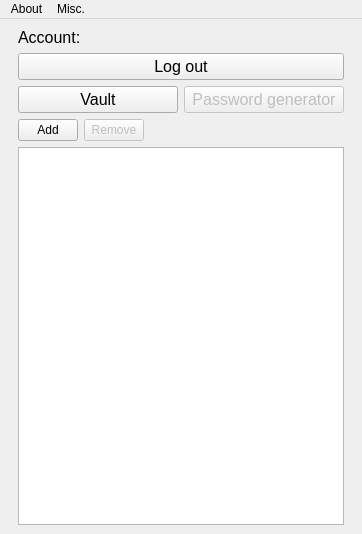
<?xml version="1.0" encoding="UTF-8"?>
<ui version="4.0">
 <class>MainWindow</class>
 <widget class="QMainWindow" name="MainWindow">
  <property name="enabled">
   <bool>true</bool>
  </property>
  <property name="geometry">
   <rect>
    <x>0</x>
    <y>0</y>
    <width>362</width>
    <height>534</height>
   </rect>
  </property>
  <property name="minimumSize">
   <size>
    <width>362</width>
    <height>534</height>
   </size>
  </property>
  <property name="windowTitle">
   <string>Password manager</string>
  </property>
  <widget class="QWidget" name="centralwidget">
   <layout class="QHBoxLayout" name="horizontalLayout_5">
    <item>
     <layout class="QHBoxLayout" name="horizontalLayout_3">
      <item>
       <spacer name="horizontalSpacer">
        <property name="orientation">
         <enum>Qt::Orientation::Horizontal</enum>
        </property>
        <property name="sizeHint" stdset="0">
         <size>
          <width>40</width>
          <height>20</height>
         </size>
        </property>
       </spacer>
      </item>
      <item>
       <layout class="QVBoxLayout" name="verticalLayout">
        <item>
         <layout class="QHBoxLayout" name="horizontalLayout_2">
          <item>
           <widget class="QLabel" name="label">
            <property name="minimumSize">
             <size>
              <width>0</width>
              <height>0</height>
             </size>
            </property>
            <property name="font">
             <font>
              <pointsize>12</pointsize>
             </font>
            </property>
            <property name="text">
             <string>Account:</string>
            </property>
           </widget>
          </item>
          <item>
           <widget class="QLabel" name="label_2">
            <property name="sizePolicy">
             <sizepolicy hsizetype="Expanding" vsizetype="Preferred">
              <horstretch>0</horstretch>
              <verstretch>0</verstretch>
             </sizepolicy>
            </property>
            <property name="font">
             <font>
              <pointsize>12</pointsize>
             </font>
            </property>
            <property name="text">
             <string>&lt;username&gt;</string>
            </property>
           </widget>
          </item>
         </layout>
        </item>
        <item>
         <widget class="QPushButton" name="pushButton">
          <property name="font">
           <font>
            <pointsize>12</pointsize>
           </font>
          </property>
          <property name="text">
           <string>Log out</string>
          </property>
         </widget>
        </item>
        <item>
         <layout class="QHBoxLayout" name="horizontalLayout">
          <item>
           <widget class="QPushButton" name="pushButton_7">
            <property name="minimumSize">
             <size>
              <width>160</width>
              <height>0</height>
             </size>
            </property>
            <property name="font">
             <font>
              <pointsize>12</pointsize>
             </font>
            </property>
            <property name="text">
             <string>Vault</string>
            </property>
           </widget>
          </item>
          <item>
           <widget class="QPushButton" name="pushButton_6">
            <property name="enabled">
             <bool>false</bool>
            </property>
            <property name="minimumSize">
             <size>
              <width>160</width>
              <height>0</height>
             </size>
            </property>
            <property name="font">
             <font>
              <pointsize>12</pointsize>
             </font>
            </property>
            <property name="text">
             <string>Password generator</string>
            </property>
           </widget>
          </item>
         </layout>
        </item>
        <item>
         <layout class="QVBoxLayout" name="verticalLayout_2">
          <item>
           <layout class="QHBoxLayout" name="horizontalLayout_4">
            <item>
             <widget class="QPushButton" name="pushButton_4">
              <property name="sizePolicy">
               <sizepolicy hsizetype="Minimum" vsizetype="Fixed">
                <horstretch>0</horstretch>
                <verstretch>0</verstretch>
               </sizepolicy>
              </property>
              <property name="minimumSize">
               <size>
                <width>60</width>
                <height>0</height>
               </size>
              </property>
              <property name="maximumSize">
               <size>
                <width>60</width>
                <height>16777215</height>
               </size>
              </property>
              <property name="text">
               <string>Add</string>
              </property>
             </widget>
            </item>
            <item>
             <widget class="QPushButton" name="pushButton_3">
              <property name="enabled">
               <bool>false</bool>
              </property>
              <property name="sizePolicy">
               <sizepolicy hsizetype="Minimum" vsizetype="Fixed">
                <horstretch>0</horstretch>
                <verstretch>0</verstretch>
               </sizepolicy>
              </property>
              <property name="minimumSize">
               <size>
                <width>60</width>
                <height>0</height>
               </size>
              </property>
              <property name="maximumSize">
               <size>
                <width>60</width>
                <height>16777215</height>
               </size>
              </property>
              <property name="text">
               <string>Remove</string>
              </property>
             </widget>
            </item>
            <item>
             <spacer name="horizontalSpacer_3">
              <property name="orientation">
               <enum>Qt::Orientation::Horizontal</enum>
              </property>
              <property name="sizeHint" stdset="0">
               <size>
                <width>40</width>
                <height>20</height>
               </size>
              </property>
             </spacer>
            </item>
           </layout>
          </item>
          <item>
           <widget class="QListView" name="listView">
            <property name="sizePolicy">
             <sizepolicy hsizetype="Expanding" vsizetype="Expanding">
              <horstretch>0</horstretch>
              <verstretch>0</verstretch>
             </sizepolicy>
            </property>
           </widget>
          </item>
         </layout>
        </item>
       </layout>
      </item>
      <item>
       <spacer name="horizontalSpacer_2">
        <property name="orientation">
         <enum>Qt::Orientation::Horizontal</enum>
        </property>
        <property name="sizeHint" stdset="0">
         <size>
          <width>40</width>
          <height>20</height>
         </size>
        </property>
       </spacer>
      </item>
     </layout>
    </item>
   </layout>
  </widget>
  <widget class="QMenuBar" name="menuBar">
   <property name="geometry">
    <rect>
     <x>0</x>
     <y>0</y>
     <width>362</width>
     <height>20</height>
    </rect>
   </property>
   <widget class="QMenu" name="menuAbout">
    <property name="title">
     <string>About</string>
    </property>
   </widget>
   <widget class="QMenu" name="menuRemove_all_saved_passwords">
    <property name="title">
     <string>Misc.</string>
    </property>
    <addaction name="actionRemove_all_passwords"/>
   </widget>
   <addaction name="menuAbout"/>
   <addaction name="menuRemove_all_saved_passwords"/>
  </widget>
  <action name="actionRemove_all_passwords">
   <property name="text">
    <string>Remove all passwords</string>
   </property>
  </action>
 </widget>
 <resources/>
 <connections/>
</ui>
